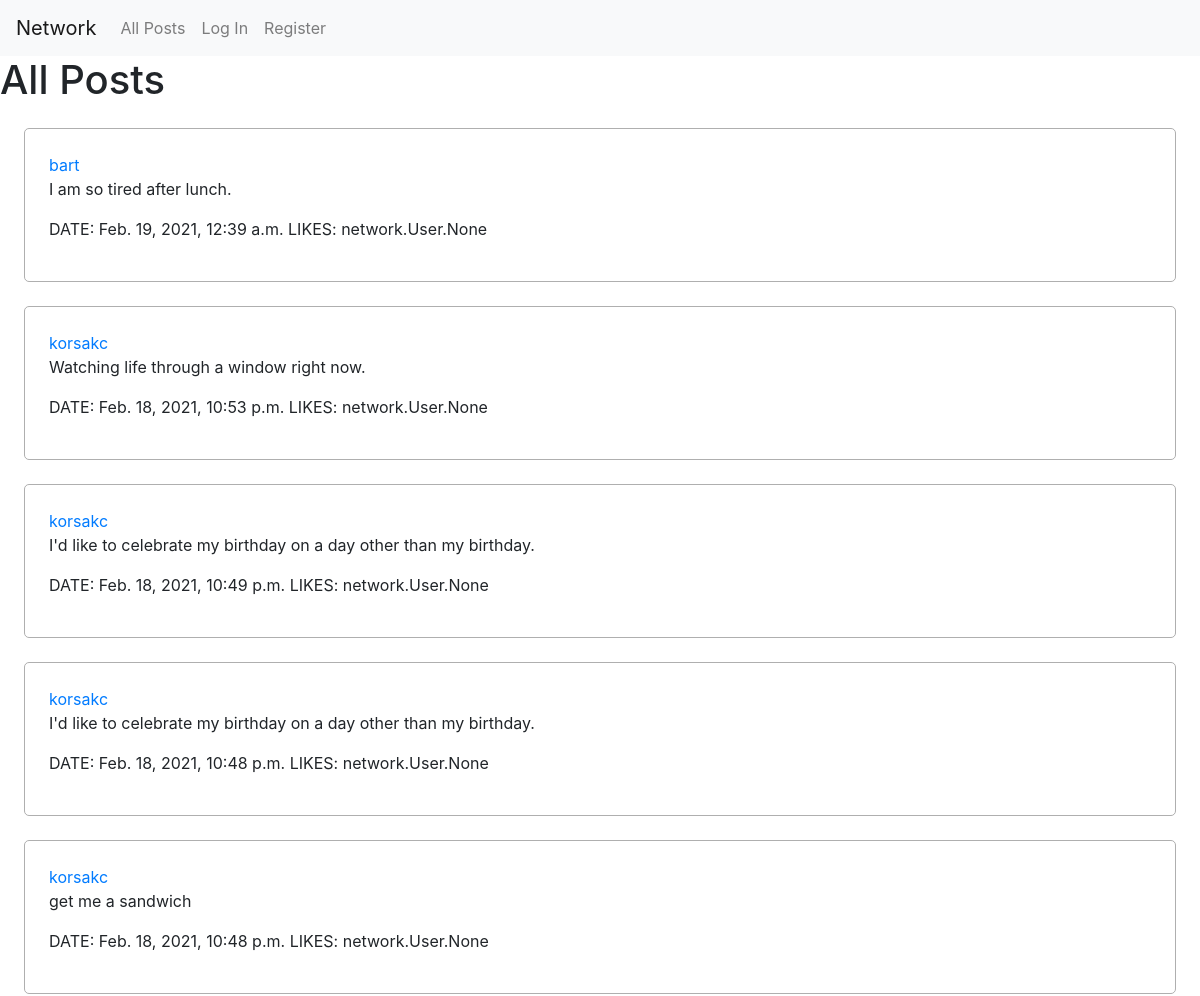
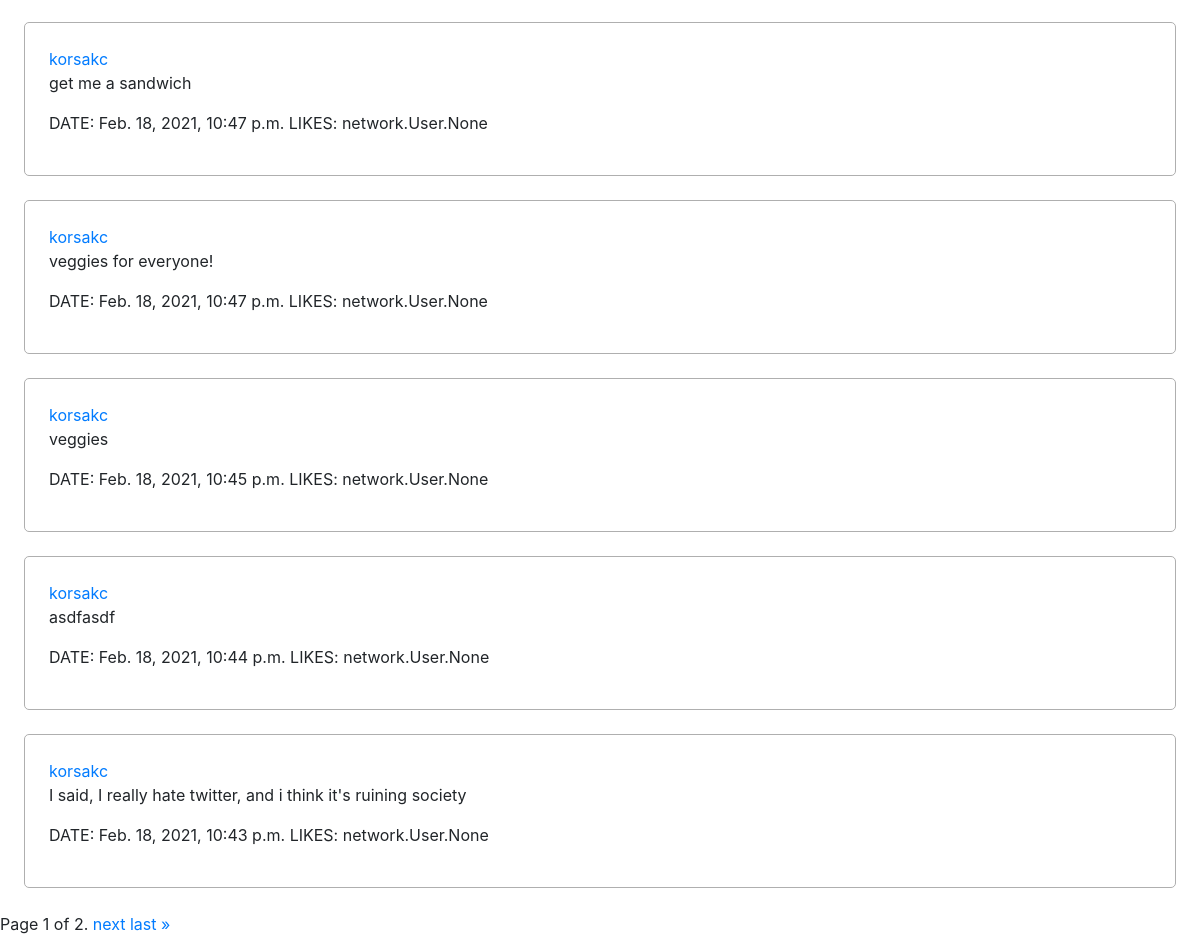
The app's page /, older data (2 pictures, top to bottom).
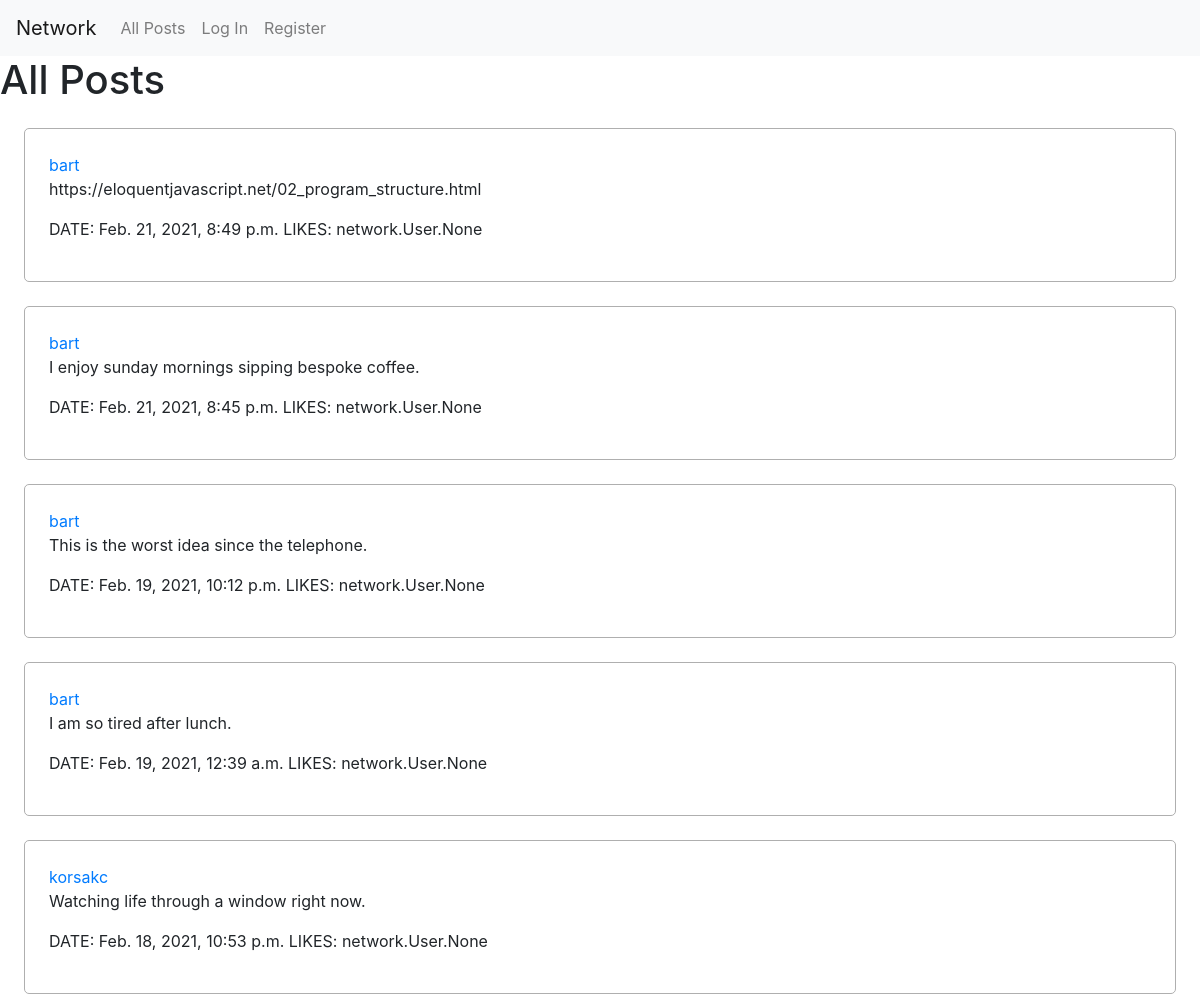
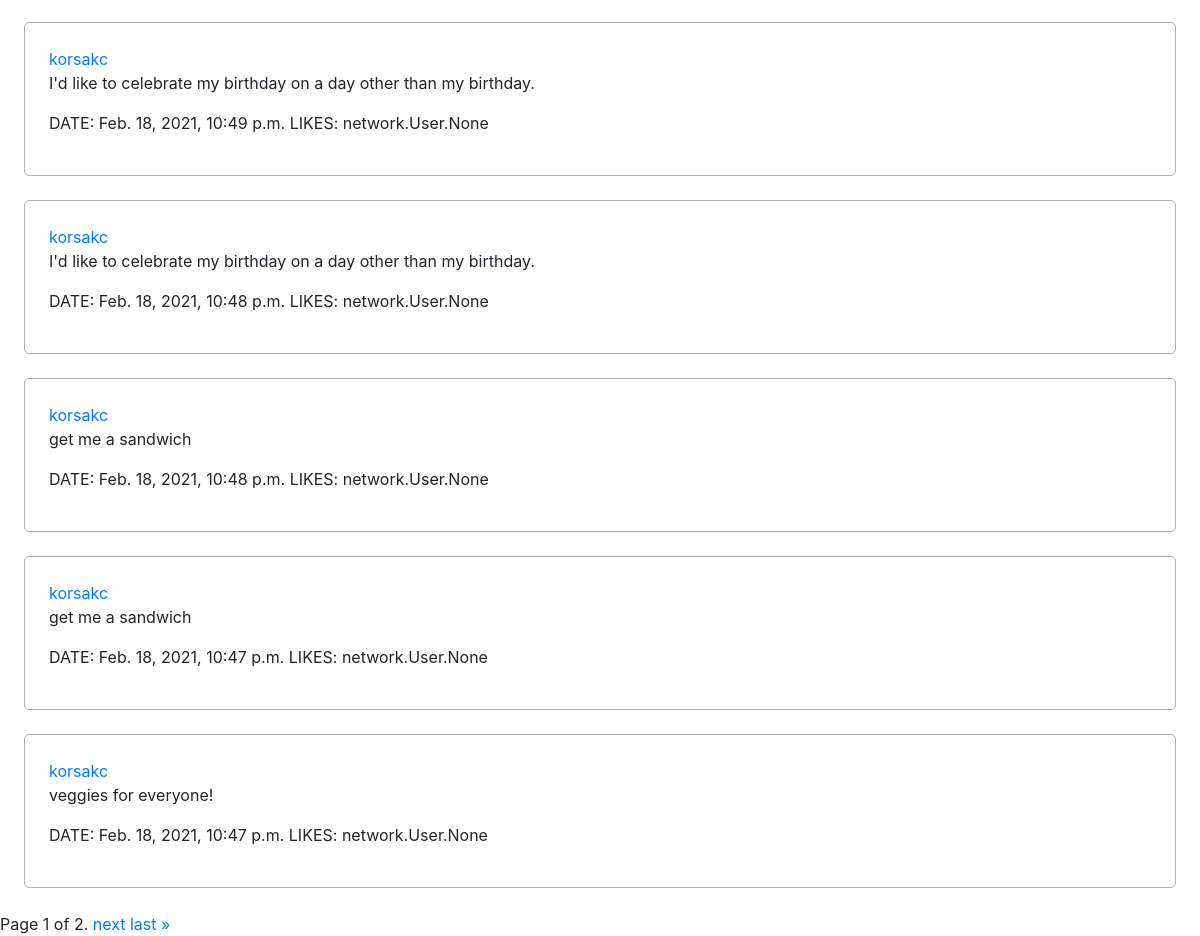
The same page, newer data (2 pictures, top to bottom).
### network/models.py (models this page shows, shortened)
class Post(models.Model):
  creator = models.ForeignKey(User, on_delete=models.CASCADE)
  date = models.DateTimeField(auto_now_add=True)
  text = models.CharField(max_length=280)
  likes = models.ManyToManyField(User, blank=True, related_name="likedbyuser")

class User(AbstractUser):
  followers = models.ManyToManyField('User', blank=True, related_name="following")

### network/views.py (the view)
# urls.py: path("", views.index, name="index"),
def index(request):
  posts = Post.objects.all().order_by('-date')
  paginator = Paginator(posts, 10) # Show 10 posts per page.
  page_number = request.GET.get('page')
  page_obj = paginator.get_page(page_number)
  return render(request, "network/index.html", {
    'page_obj': page_obj
  })

### network/templates/network/index.html (shortened to what this page needs)
{% extends "network/layout.html" %}
{% block body %}
  <h1>All Posts</h1>
    <section>
    {% for post in page_obj %}
      <div class="post">
        <a href="{% url 'profile' post.creator.username %}">{{ post.creator.username }}</a>
        <p>{{ post.text }}</p>
        <p><span>DATE: {{ post.date }}</span> <span>LIKES: {{ post.likes }}</span>
      </div>
    {% endfor %}
  </section>
  <div class="pagination">
    <span class="step-links">
        <span class="current">
            Page {{ page_obj.number }} of {{ page_obj.paginator.num_pages }}.
        </span>
        {% if page_obj.has_next %}
            <a href="?page={{ page_obj.next_page_number }}">next</a>
            <a href="?page={{ page_obj.paginator.num_pages }}">last &raquo;</a>
        {% endif %}
    </span>
  </div>
{% endblock %}

Row changes from the older to the newer data that the page shows:
no longer on this page (row unchanged): Post: creator.username "korsakc", text "veggies", date "Feb. 18, 2021, 10:45 p.m.", likes "network.User.None"
no longer on this page (row unchanged): Post: creator.username "korsakc", text "asdfasdf", date "Feb. 18, 2021, 10:44 p.m.", likes "network.User.None"
no longer on this page (row unchanged): Post: creator.username "korsakc", text "I said, I really hate twitter, and i think it's ruining society", date "Feb. 18, 2021, 10:43 p.m.", likes "network.User.None"
added Post: creator.username "bart", text "https://eloquentjavascript.net/02_program_structure.html", date "Feb. 21, 2021, 8:49 p.m.", likes "network.User.None"
added Post: creator.username "bart", text "I enjoy sunday mornings sipping bespoke coffee.", date "Feb. 21, 2021, 8:45 p.m.", likes "network.User.None"
added Post: creator.username "bart", text "This is the worst idea since the telephone.", date "Feb. 19, 2021, 10:12 p.m.", likes "network.User.None"
